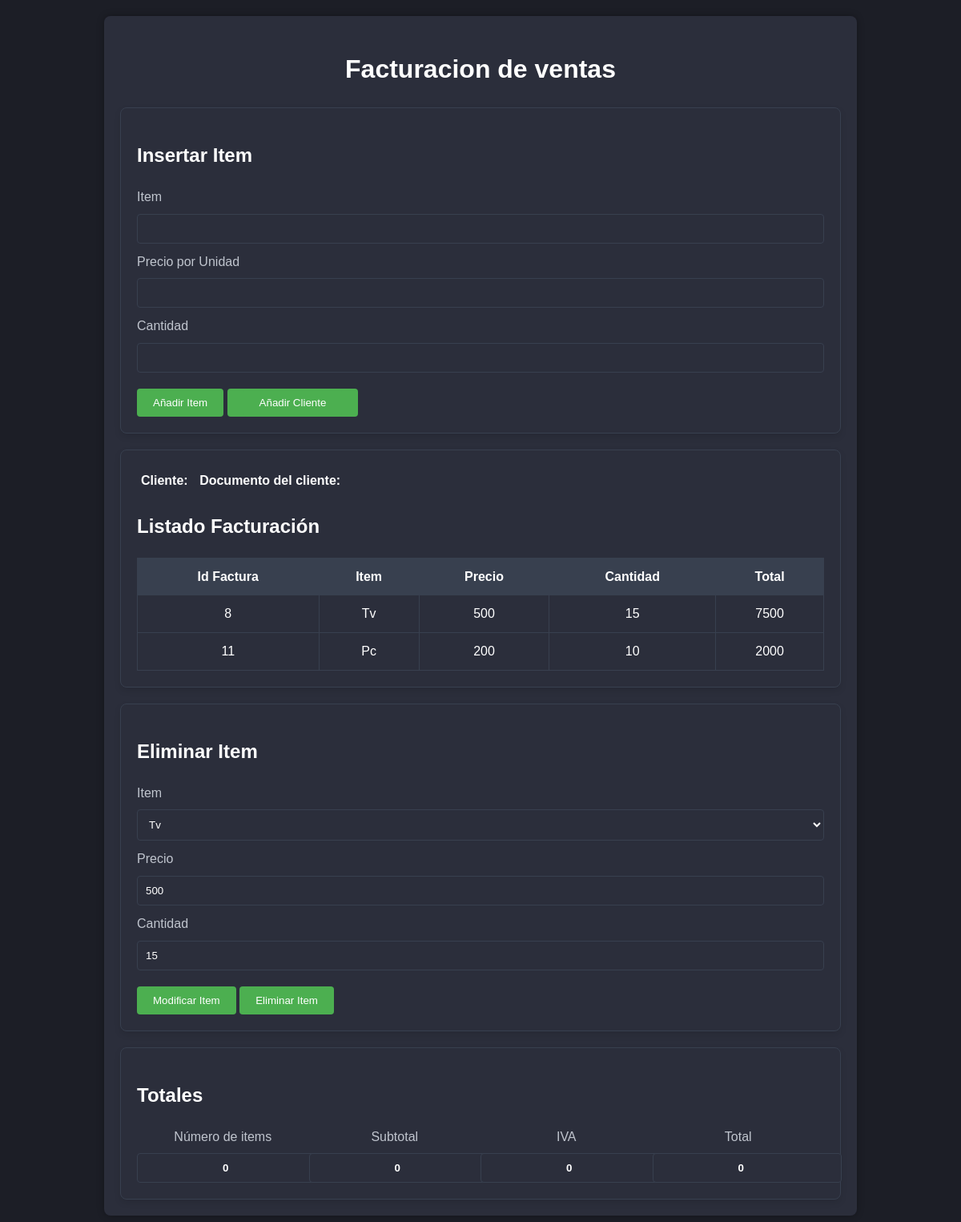
Before: /Vista/index.php with the older database file.
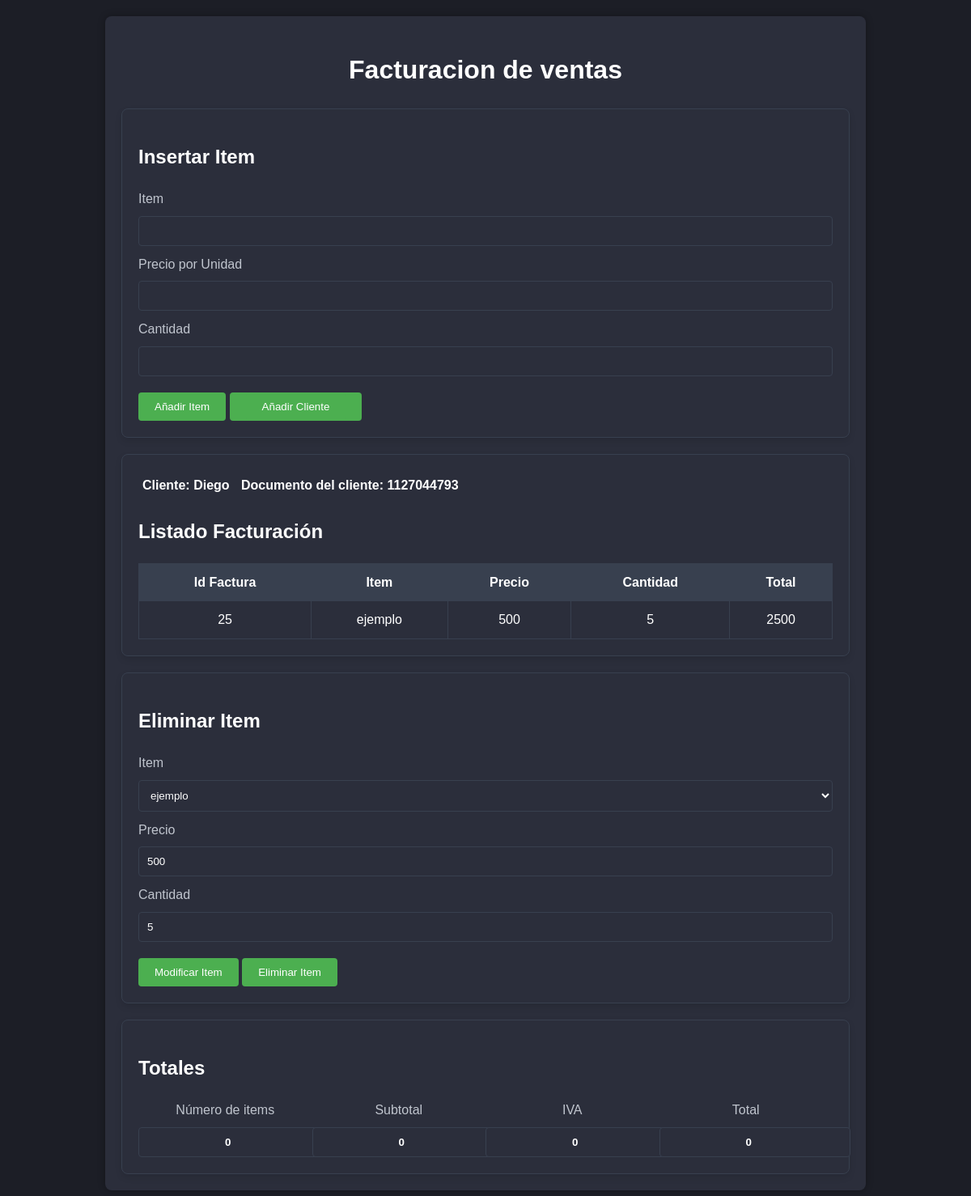
After: the same page with the newer database file.
### tables this page shows
CREATE TABLE `factura` (
  `id_factura` int(11) NOT NULL,
  `item` varchar(255) NOT NULL,
  `precio` int(11) NOT NULL,
  `cantidad` int(11) NOT NULL
);

CREATE TABLE `cliente` (
  `id_cliente` int(11) NOT NULL,
  `nombre` varchar(255) NOT NULL,
  `documento` int(15) NOT NULL
);

### Modelo/verFactura.php (called while the page is built, shortened)
<?php
require_once("../Vista/index.php");
class misFacturas{
    function verFacturas(){
        $conexion = new Conexion();
        $arreglo = array();
        $consulta = "SELECT id_factura, item, precio, cantidad FROM `factura` ";
        $modulos = $conexion -> prepare(($consulta));
        $modulos -> execute();
        $total = $modulos -> rowCount();
        if($total > 0){
            $a = 0;
            while($row = $modulos -> fetch(PDO::FETCH_ASSOC)){
                $arreglo[$a] = $row;
                $a++;
            }
        }
        return $arreglo;
    }
}
?>

### Modelo/verCliente.php (called while the page is built, shortened)
<?php
require_once("../Vista/index.php");
class misClientes {
    function verClientes() {
        $conexion = new Conexion();
        $consulta = "SELECT nombre, documento FROM `cliente` LIMIT 1";
        $modulos = $conexion->prepare($consulta);
        $modulos->execute();
        $cliente = null;
        if ($modulos->rowCount() > 0) {
            $cliente = $modulos->fetch(PDO::FETCH_ASSOC);
        }
        return $cliente;
    }
}
?>

### Vista/index.php (the view, shortened to what this page needs)
<?php
    require_once "../Modelo/verFactura.php";
    require_once "../Modelo/verCliente.php";
    $misFacturas = new misFacturas();
    $misClientes = new misClientes();
?>
<!DOCTYPE html>
<html lang="es">
<head>
    <link rel="stylesheet" href="index.css">
</head>
<body>
    <div class="container">
        <h1>Facturacion de ventas</h1>
        <div class="vista-insertar">
            <h2>Insertar Item</h2>
            <form id="form-insertar" method="POST">
                <label for="concepto">Item</label>
                <input type="text" id="concepto" name="item" required>
                <label for="precio">Precio por Unidad</label>
                <input type="number" id="precio" name="precio" required>
                <label for="cantidad">Cantidad</label>
                <input type="number" id="cantidad" name="cantidad" required>
                <button type="submit" id="registrar">Añadir Item</button>
                <button id="añadir-cliente"> <a href="./cliente.php">Añadir Cliente</a> </button>
            </form>
        </div>
        <div class="vista-listado">
            <div class="mostrar-cliente">
                <h4>Cliente: <?php
            $cliente = $misClientes->verClientes();
            echo htmlspecialchars($cliente['nombre']);
            ?>
            </h4>
            <h4>
               Documento del cliente: <?php echo htmlspecialchars($cliente['documento']);  ?>
            </h4>
            </div>
    <h2>Listado Facturación</h2>
    <table id="tablaFacturacion">
        <thead>
            <tr>
                <th>Id Factura</th>
                <th>Item</th>
                <th>Precio</th>
                <th>Cantidad</th>
                <th>Total</th>
            </tr>
        </thead>
        <tbody>
            <?php
                $respFacturas = $misFacturas->verFacturas();
                foreach($respFacturas as $fila){
                    echo '<tr>';
                    echo '<td>' . htmlspecialchars($fila['id_factura']) . '</td>';
                    echo '<td>' . htmlspecialchars($fila['item']) . '</td>';
                    echo '<td>' . htmlspecialchars($fila['precio']) . '</td>';
                    echo '<td>' . htmlspecialchars($fila['cantidad']) . '</td>';
                    echo '<td>' . ($fila['precio'] * $fila['cantidad']) . '</td>';
                    echo '</tr>';
                }
            ?>
        </tbody>
    </table>
</div>
<div class="vista-editar">
    <h2>Eliminar Item</h2>
    <form id="form-editar">
        <label for="item">Item</label>
        <select id="item" name="item">
            <?php
                foreach($respFacturas as $fila){
                    echo '<option id="id_factura" value="' . htmlspecialchars($fila['id_factura']) . '" data-precio="' . htmlspecialchars($fila['precio']) . '" data-cantidad="' . htmlspecialchars($fila['cantidad']) . '">';
                    echo htmlspecialchars($fila['item']);
                    echo '</option>';
                }
            ?>
        </select>
        <label for="precio-editar">Precio</label>
        <input type="number" id="precio-editar" name="precio-editar" readonly>
        <label for="cantidad-editar">Cantidad</label>
        <input type="number" id="cantidad-editar" name="cantidad-editar">
        <button type="submit" id="ModificarItem">Modificar Item</button>
        <button type="button" id="EliminarItem">Eliminar Item</button>
    </form>
</div>
<div class="vista-totales">
            <h2>Totales</h2>
            <div class="totales">
                <div class="total-item">
                    <label for="num-items">Número de items</label>
                    <input type="number" id="num-items" readonly value="0">
                </div>
                <div class="total-item">
                    <label for="subtotal">Subtotal</label>
                    <input type="number" id="subtotal" readonly value="0">
                </div>
                <div class="total-item">
                    <label for="iva">IVA</label>
                    <input type="number" id="iva" readonly value="0">
                </div>
                <div class="total-item">
                    <label for="total">Total</label>
                    <input type="number" id="total" readonly value="0">
                </div>
            </div>
        </div>
    </div>
</body>
</html>

### Vista/index.css (style rules this page uses)
body { font-family: Arial, sans-serif; line-height: 1.6; background-color: #1c1e26; color: #fff; margin: 0; padding: 0; }
.container { max-width: 900px; margin: 20px auto; padding: 20px; background-color: #2b2e3b; box-shadow: 0 0 10px rgba(0, 0, 0, 0.3); border-radius: 8px; }
h1 { text-align: center; color: #fff; }
.vista-insertar, .vista-listado, .vista-editar { margin-bottom: 20px; padding: 20px; background-color: #2b2e3b; border: 1px solid #38404f; border-radius: 8px; box-shadow: 0 4px 8px rgba(0, 0, 0, 0.1); }
.vista-insertar h2, .vista-listado h2, .vista-editar h2 { color: #fff; }
#tablaFacturacion { width: 100%; border-collapse: collapse; margin-top: 10px; }
#tablaFacturacion th, #tablaFacturacion td { border: 1px solid #38404f; padding: 10px; text-align: center; }
#tablaFacturacion th { background-color: #38404f; color: #fff; }
#tablaFacturacion td { background-color: #2b2e3b; color: #fff; }
form { margin-top: 10px; }
form label { display: block; margin-bottom: 8px; color: #c0c5ce; }
form input[type="text"], form input[type="number"], form select { width: 100%; padding: 10px; margin-bottom: 10px; border: 1px solid #38404f; border-radius: 4px; box-sizing: border-box; background-color: #2b2e3b; color: #fff; }
form button { background-color: #4CAF50; color: white; padding: 10px 20px; border: none; border-radius: 4px; cursor: pointer; margin-top: 10px; }
form a { width: max-content; height: max-content; background-color: #4CAF50; color: white; padding: 10px 20px; border: none; border-radius: 4px; cursor: pointer; margin-top: 10px; text-decoration: none; }
.vista-totales { margin-top: 20px; padding: 20px; background-color: #2b2e3b; border: 1px solid #38404f; border-radius: 8px; box-shadow: 0 4px 8px rgba(0, 0, 0, 0.1); }
.totales { display: flex; justify-content: space-between; }
.total-item { width: 25%; text-align: center; }
.total-item label { display: block; margin-bottom: 8px; color: #c0c5ce; }
.total-item input[type="number"] { width: 100%; padding: 10px; border: 1px solid #38404f; border-radius: 4px; text-align: center; font-weight: bold; background-color: #2b2e3b; color: #fff; }
.mostrar-cliente h4 { display: inline-block; }
h4 { margin: 5px; }

Changed rows visible on the page:
removed factura: id_factura "8", item "Tv", precio "500", cantidad "15", $fila['precio'] * $fila['cantidad'] "7500"
removed factura: id_factura "11", item "Pc", precio "200", cantidad "10", $fila['precio'] * $fila['cantidad'] "2000"
added cliente: nombre "Diego", documento "1127044793"
added factura: id_factura "25", item "ejemplo", precio "500", cantidad "5", $fila['precio'] * $fila['cantidad'] "2500"
Other visible differences:
form field item: "Tv" → "ejemplo"
form field cantidad-editar: "15" → "5"
